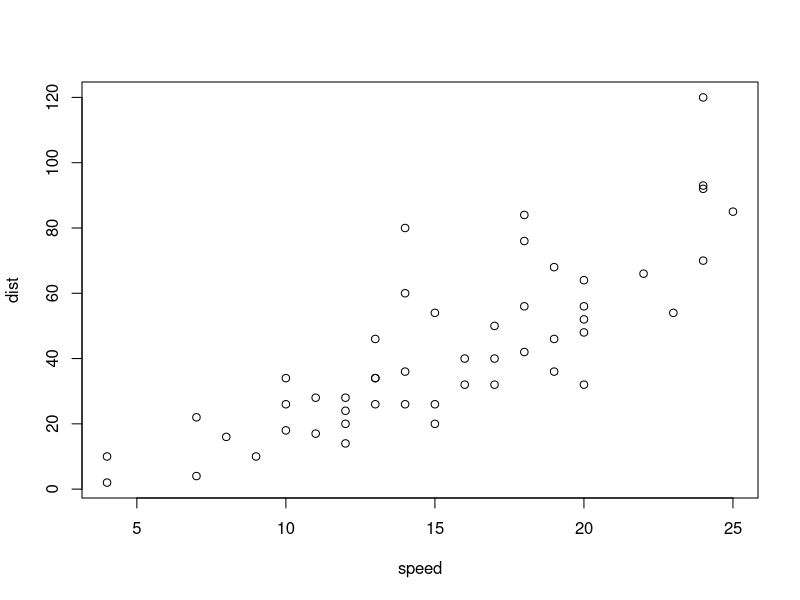
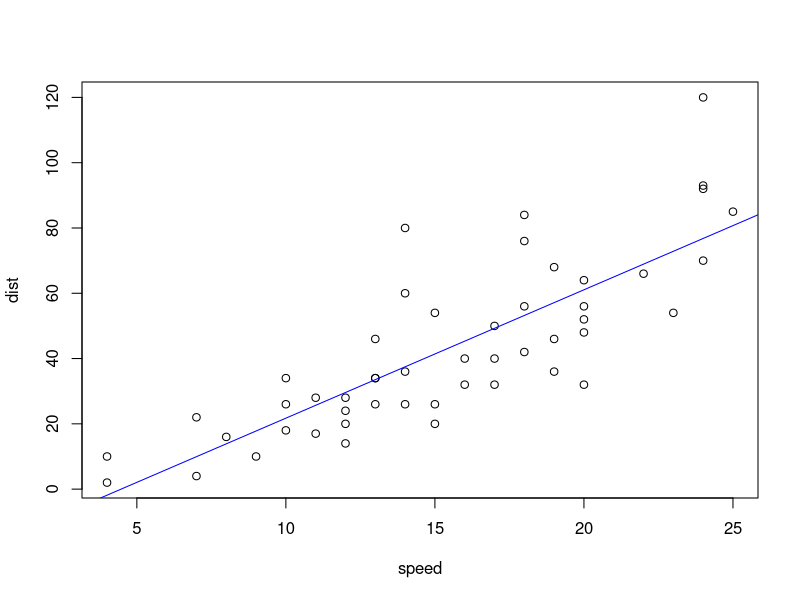

Write R code to recreate these figures, in order.
## ---- chunk 1
thmcounter=0
excounter=0
cid='lsapp'
## ---- chunk 2
summary(cars)
## ---- chunk 3
plot(cars)
## ---- chunk 4
# Create matrix X and label the columns
X=model.matrix(dist~speed, data=cars)
# Create vector y and label the column
y=cars$dist


# CODE TO PERFORM ONE-HOT ENCODING (NO REFERENCE LEVEL FOR CATEGORICAL DUMMIES)
# X=model.matrix(dist~speed, data=cars, contrasts.arg = lapply(cars[,sapply(cars,is.factor) ], contrasts, contrasts=FALSE) 
## ---- chunk 5
# Show first 10 rows, all columns. To show only observations 2,4, and 7, for
# example, the code would be X[c(2,4,7), ]
X[1:10, ]
y[1:10]
## ---- chunk 6
(beta=solve(t(X) %*% X ,t(X)%*%y))
## ---- chunk 7
meany=mean(y)
XXinv=solve(t(X)%*%X)
yhat=X%*%XXinv%*%t(X)%*%y
resid=y-yhat
SStotal=norm(y-meany,type="2")^2
### OR  SStotal=t(y-meany)%*%(y-meany)
SSreg=norm(yhat-meany,type="2")^2
### OR  SSreg=t(yhat-meany)%*%(yhat-meany)
SSresid=norm(resid,type="2")^2
### OR SSresid=t(resid)%*%resid
Rsquared=SSreg/SStotal
StdErrorResiduals=norm(resid/sqrt(48), type="2") #=sqrt(SSresid/48)
CovBeta=SSresid*XXinv/48
StdErrorIntercept = sqrt(CovBeta[1,1])
StdErrorSlope = sqrt(CovBeta[2,2])
## ---- chunk 8
sprintf("Rsquared: %s",Rsquared)
sprintf("SSresid: %s",SSresid)
sprintf("SSmodel: %s",SSreg)
sprintf("StdErrorResiduals: %s",StdErrorResiduals)
sprintf("StdErrorIntercept: %s",StdErrorIntercept)
sprintf("StdErrorIntercept: %s",StdErrorSlope)
## ---- chunk 9
plot(cars)
abline(beta[1],beta[2],col='blue')
## ---- chunk 10
fit = lm(dist ~ speed, data=cars)
summary(fit)
anova(fit)
